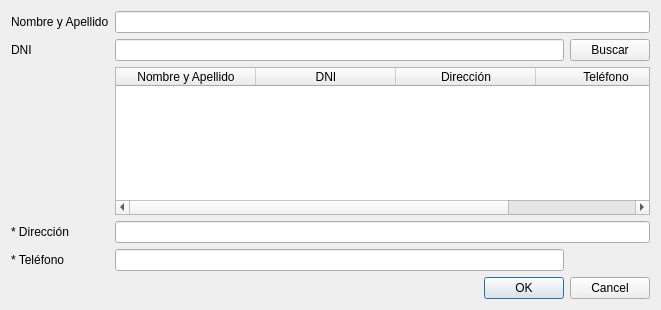
<?xml version="1.0" encoding="UTF-8"?>
<ui version="4.0">
 <class>vtnModificarCliente</class>
 <widget class="QWidget" name="vtnModificarCliente">
  <property name="geometry">
   <rect>
    <x>0</x>
    <y>0</y>
    <width>661</width>
    <height>310</height>
   </rect>
  </property>
  <property name="windowTitle">
   <string>Modificar Cliente</string>
  </property>
  <layout class="QVBoxLayout" name="verticalLayout">
   <item>
    <layout class="QGridLayout" name="gridLayout">
     <item row="3" column="0">
      <widget class="QLabel" name="label_3">
       <property name="text">
        <string>* Dirección</string>
       </property>
      </widget>
     </item>
     <item row="1" column="1">
      <widget class="QLineEdit" name="lineEdit_2"/>
     </item>
     <item row="1" column="2">
      <widget class="QPushButton" name="pushButton">
       <property name="text">
        <string>Buscar</string>
       </property>
      </widget>
     </item>
     <item row="1" column="0">
      <widget class="QLabel" name="label_2">
       <property name="text">
        <string>DNI</string>
       </property>
      </widget>
     </item>
     <item row="0" column="0">
      <widget class="QLabel" name="label">
       <property name="text">
        <string>Nombre y Apellido</string>
       </property>
      </widget>
     </item>
     <item row="4" column="0">
      <widget class="QLabel" name="label_4">
       <property name="text">
        <string>* Teléfono</string>
       </property>
      </widget>
     </item>
     <item row="4" column="1">
      <widget class="QLineEdit" name="lineEdit_4"/>
     </item>
     <item row="0" column="1" colspan="2">
      <widget class="QLineEdit" name="lineEdit"/>
     </item>
     <item row="3" column="1" colspan="2">
      <widget class="QLineEdit" name="lineEdit_3"/>
     </item>
     <item row="5" column="1" colspan="2">
      <widget class="QDialogButtonBox" name="buttonBox">
       <property name="standardButtons">
        <set>QDialogButtonBox::Cancel|QDialogButtonBox::Ok</set>
       </property>
      </widget>
     </item>
     <item row="2" column="1" colspan="2">
      <widget class="QTableWidget" name="tableWidget">
       <attribute name="horizontalHeaderDefaultSectionSize">
        <number>140</number>
       </attribute>
       <attribute name="horizontalHeaderStretchLastSection">
        <bool>true</bool>
       </attribute>
       <column>
        <property name="text">
         <string>Nombre y Apellido</string>
        </property>
       </column>
       <column>
        <property name="text">
         <string>DNI</string>
        </property>
       </column>
       <column>
        <property name="text">
         <string>Dirección</string>
        </property>
       </column>
       <column>
        <property name="text">
         <string>Teléfono</string>
        </property>
       </column>
      </widget>
     </item>
    </layout>
   </item>
  </layout>
 </widget>
 <tabstops>
  <tabstop>lineEdit</tabstop>
  <tabstop>lineEdit_2</tabstop>
  <tabstop>pushButton</tabstop>
  <tabstop>lineEdit_3</tabstop>
  <tabstop>lineEdit_4</tabstop>
  <tabstop>buttonBox</tabstop>
 </tabstops>
 <resources/>
 <connections/>
</ui>
